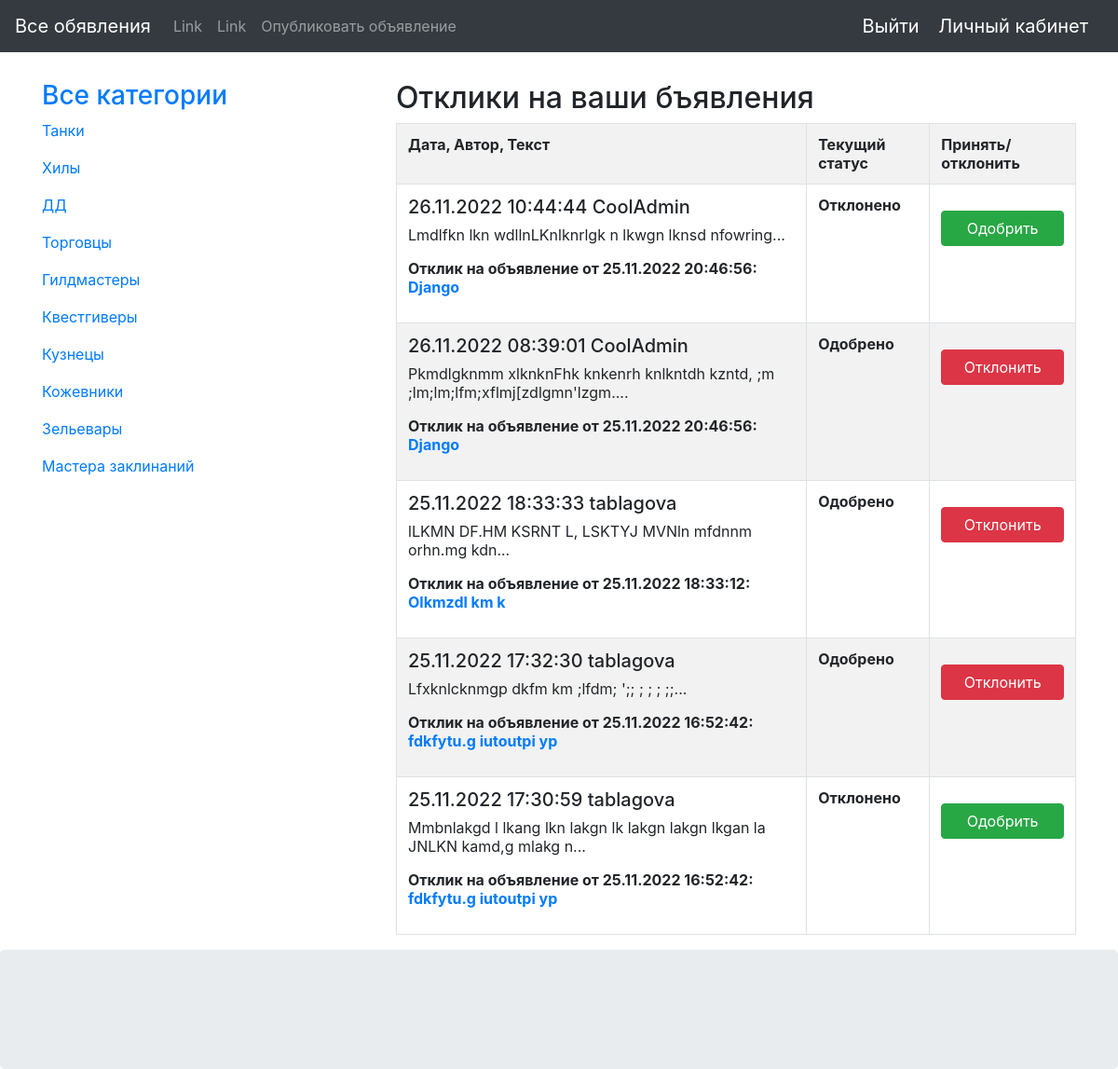
The app's page /replies/ (signed in) with its own data.
### topics/models.py (models this page shows, shortened)
class Category(models.Model):
    name = models.CharField(max_length=30, unique=True)

class Reply(models.Model):
    author = models.ForeignKey(ActiveUser, on_delete=models.CASCADE)
    create_date = models.DateTimeField(auto_now_add=True)
    topic = models.ForeignKey(Topic, on_delete=models.CASCADE)
    text = models.TextField()
    approved = models.BooleanField(default=False)

class ActiveUser(models.Model):
    user = models.OneToOneField(User, on_delete=models.CASCADE)
    nickname = models.CharField(max_length=50, unique=True)
    avatar = models.ImageField(upload_to='avatars/%Y/%m/%d')

class Topic(models.Model):
    author = models.ForeignKey(ActiveUser, on_delete=models.CASCADE)
    create_date = models.DateTimeField(auto_now_add=True)
    category = models.ForeignKey(Category, on_delete=models.CASCADE)
    title = models.CharField(max_length=255)
    content = RichTextUploadingField(blank=True,
                                     external_plugin_resources=[(
                                         'youtube',
                                         '/static/ckeditor/ckeditor/plugins/youtube/',
                                         'plugin.js',
                                     )
                                     ])
    simple_context = models.TextField(default='')

### topics/views.py (the view)
# urls.py: path('replies/', TopicsFilterByAuthor.as_view(), name='replies'),
class TopicsFilterByAuthor(LoginRequiredMixin, ListView):
    model = Reply
    template_name = 'topics/replies.html'
    context_object_name = 'replies'
    def get_queryset(self):
        topics = Topic.objects.filter(author__user_id=self.request.user).values('id')
        return Reply.objects.filter(topic_id__in=topics).order_by('-create_date')

### topics/templatetags/topic_tags.py (called while the page is built)
@register.simple_tag()
def get_categories():
    return Category.objects.all()

### topics/templates/topics/replies.html
{% extends 'topics/index.html' %}
{% block content %}
<div class="col-sm-8">
         <h2>Отклики на ваши бъявления</h2>
{% if replies %}
<table class="table table-bordered table-striped">
  <tr>
    <th>Дата, Автор, Текст</th>
    <th>Текущий статус</th>
    <th>Принять/отклонить</th>
  </tr>
  {% for reply in replies %}
  <tr>
    <td>
         <h5>{{ reply.create_date|date:"d.m.Y H:i:s"}} {{ reply.author.nickname }}</h5>
         <p>{{reply.text | truncatechars:100}}...</p>
         <p><b>Отклик на объявление от {{reply.topic.create_date|date:"d.m.Y H:i:s"}}:
             <br>
             <a href="{% url 'topic' reply.topic.pk %}">
                 {{reply.topic.title}}
             </a></b>
    </td>
    <td>
        {% if reply.approved %}
            <b>Одобрено</b>
        {% else %}
            <b>Отклонено</b>
        {% endif %}
    </td>
    <td>
        {% if reply.approved %}
        <button type="submit" class="mt-3 btn btn-danger btn-block text-muted">
            <a href="{% url 'change_reply_approve' reply.pk %}" class="text-white">
            Отклонить
            </a>
        </button>
        {% else %}
        <button type="submit" class="mt-3 btn btn-success btn-block text-muted">
            <a href="{% url 'change_reply_approve' reply.pk %}" class="text-white">
            Одобрить
            </a>
        </button>
        {% endif %}
    </td>
  </tr>
  {% endfor %}
</table>
{% else %}
    <br>
   <p>Нет отзывов</p>
{% endif %}
</div>
{% endblock %}

### topics/templates/topics/index.html (shortened to what this page needs)
{% load static %}
{% load topic_tags %}
<!DOCTYPE html>
<html lang="en">
<head>
  <link href="{% static 'css/bootstrap.css' %}" rel="stylesheet" />
</head>
<body>
<nav class="navbar navbar-expand-sm bg-dark navbar-dark">
  <a class="navbar-brand" href="{% url 'home' %}">Все обявления</a>
  <div class="collapse navbar-collapse" id="collapsibleNavbar">
    <ul class="navbar-nav">
      <li class="nav-item">
        <a class="nav-link" href="#">Link</a>
      </li>
      <li class="nav-item">
        <a class="nav-link" href="#">Link</a>
      </li>
      <li class="nav-item">
        <a class="nav-link" href="{% url 'add_topic' %}">Опубликовать объявление</a>
      </li>
    </ul>
</div>
  <div>
    {% if request.user.is_authenticated %}
        <a class="navbar-brand" href="{% url 'user_logout' %}">Выйти</a>
        <a class="navbar-brand" href="{% url 'private_page' %}">Личный кабинет</a>
    {% else %}
        <a class="navbar-brand" href="/login/">Войти</a>
    {% endif %}
  </div>
</nav>
<div class="container" style="margin-top:30px">
  <div class="row">
    <div class="col-sm-4">
      <h3><a href="{% url 'home' %}">Все категории</a></h3>
      {% get_categories as categories %}
      {% for category in categories %}
      <p>
        <a href="{% url 'topics_by_category' category.pk %}">{{category.name}}</a>
      </p>
      {% endfor %}
    </div>
    {% block content %}
    {% endblock %}
  </div>
</div>
<div class="jumbotron text-center" style="margin-bottom:0">
</div>
</body>
</html>

### records on screen
Category: name "Танки"
Category: name "Хилы"
Category: name "ДД"
Category: name "Торговцы"
Category: name "Гилдмастеры"
Category: name "Квестгиверы"
Category: name "Кузнецы"
Category: name "Кожевники"
Category: name "Зельевары"
Category: name "Мастера заклинаний"
Reply: create_date "26.11.2022 10:44:44", author.nickname "CoolAdmin", text "Lmdlfkn lkn wdllnLKnlknrlgk n lkwgn lknsd nfowring", topic.create_date "25.11.2022 20:46:56", topic "Django", approved "Отклонено"
Reply: create_date "26.11.2022 08:39:01", author.nickname "CoolAdmin", text "Pkmdlgknmm xlknknFhk knkenrh knlkntdh kzntd, ;m ;lm;lm;lfm;xflmj[zdlgmn'lzgm.", topic.create_date "25.11.2022 20:46:56", topic "Django", approved "Одобрено"
Reply: create_date "25.11.2022 18:33:33", author.nickname "tablagova", text "lLKMN DF.HM KSRNT L, LSKTYJ MVNln mfdnnm orhn.mg kdn", topic.create_date "25.11.2022 18:33:12", topic "Olkmzdl km k", approved "Одобрено"
Reply: create_date "25.11.2022 17:32:30", author.nickname "tablagova", text "Lfxknlcknmgp dkfm km ;lfdm; ';; ; ; ; ;;", topic.create_date "25.11.2022 16:52:42", topic "fdkfytu.g iutoutpi yp", approved "Одобрено"
Reply: create_date "25.11.2022 17:30:59", author.nickname "tablagova", text "Mmbnlakgd l lkang lkn lakgn lk lakgn lakgn lkgan la JNLKN kamd,g mlakg n", topic.create_date "25.11.2022 16:52:42", topic "fdkfytu.g iutoutpi yp", approved "Отклонено"
